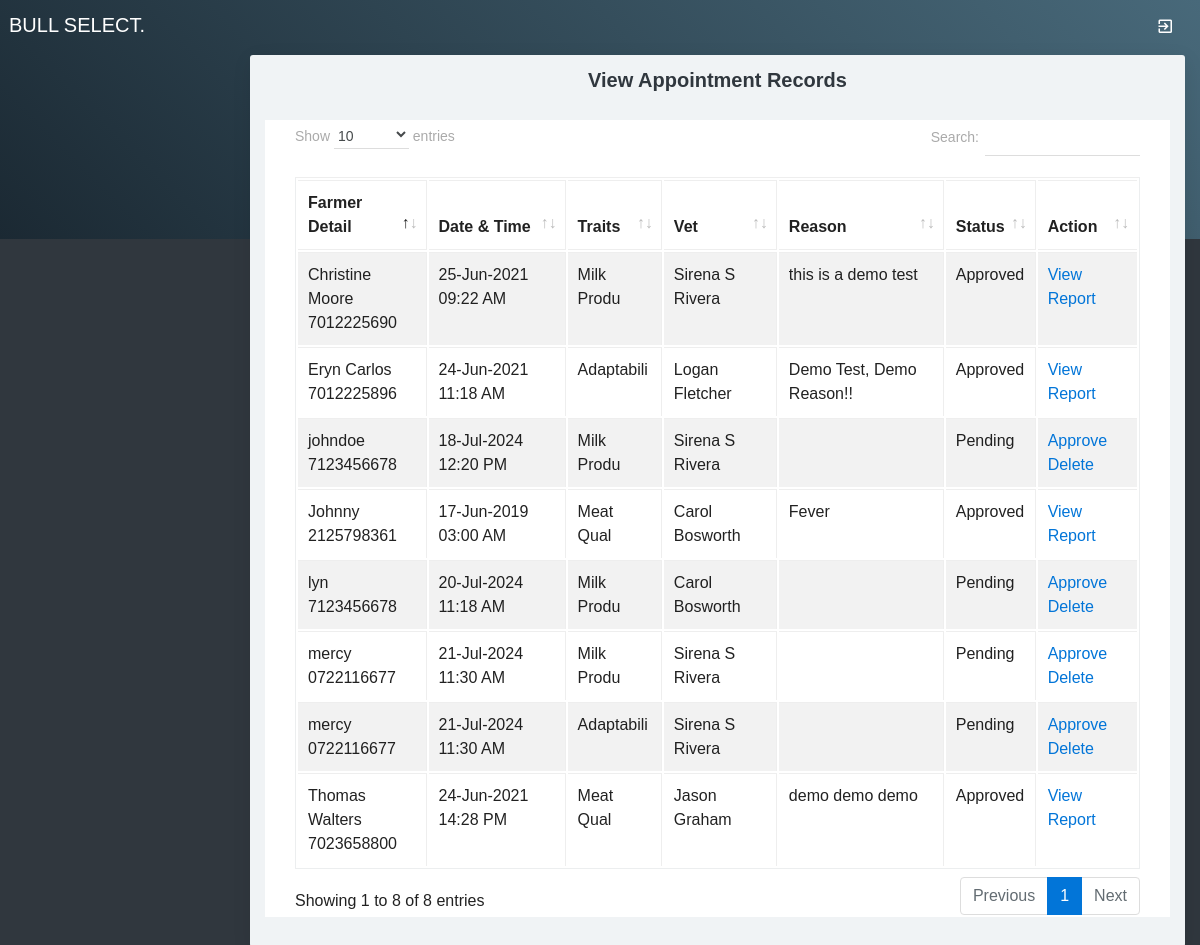
Page /viewappointment.php on the committed database.
### tables this page shows
CREATE TABLE `appointment` (
  `appointmentid` int(10) NOT NULL,
  `appointmenttype` varchar(25) NOT NULL,
  `patientid` int(10) NOT NULL,
  `appointmentdate` date NOT NULL,
  `appointmenttime` time NOT NULL,
  `doctorid` int(10) NOT NULL,
  `status` varchar(10) NOT NULL,
  `app_reason` text NOT NULL
);

CREATE TABLE `patient` (
  `patientid` int(10) NOT NULL,
  `patientname` varchar(50) NOT NULL,
  `admissiondate` date NOT NULL,
  `admissiontime` time NOT NULL,
  `address` varchar(250) NOT NULL,
  `mobileno` varchar(15) NOT NULL,
  `city` varchar(25) NOT NULL,
  `pincode` varchar(20) NOT NULL,
  `loginid` varchar(50) NOT NULL,
  `password` varchar(25) NOT NULL,
  `status` varchar(10) NOT NULL,
  `bull_id` int(11) DEFAULT NULL,
  `gender` varchar(10) NOT NULL
);

CREATE TABLE `doctor` (
  `doctorid` int(10) NOT NULL,
  `doctorname` varchar(50) NOT NULL,
  `mobileno` varchar(15) NOT NULL,
  `loginid` varchar(25) NOT NULL,
  `password` varchar(25) NOT NULL,
  `status` varchar(10) NOT NULL,
  `education` varchar(25) NOT NULL,
  `experience` float(11,1) NOT NULL,
  `consultancy_charge` float(10,2) NOT NULL,
  `city` varchar(50) NOT NULL
);

### viewappointment.php (the view, shortened to what this page needs)
<?php
include("adformheader.php");
include("dbconnection.php");
?>
<div class="container-fluid">
    <div class="block-header">
        <h2 class="text-center">View Appointment Records</h2>
    </div>
    <div class="card">
        <section class="container">
            <table class="table table-bordered table-striped table-hover js-basic-example dataTable">
                <thead>
                    <tr>
                        <th>Farmer Detail</th>
                        <th>Date & Time</th>
                        <th>Traits</th>
                        <th>Vet</th>
                        <th>Reason</th>
                        <th>Status</th>
                        <th>Action</th>
                    </tr>
                </thead>
                <tbody>
                    <?php
                    $sql = "SELECT * FROM appointment WHERE status != ''";
                    $qsql = mysqli_query($con, $sql);
                    while($rs = mysqli_fetch_array($qsql)) {
                        $sqlpat = "SELECT * FROM patient WHERE patientid='{$rs['patientid']}'";
                        $qsqlpat = mysqli_query($con, $sqlpat);
                        $rspat = mysqli_fetch_array($qsqlpat);
                        $sqldoc = "SELECT * FROM doctor WHERE doctorid='{$rs['doctorid']}'";
                        $qsqldoc = mysqli_query($con, $sqldoc);
                        $rsdoc = mysqli_fetch_array($qsqldoc);
                        echo "<tr>
                                <td>{$rspat['patientname']}<br>{$rspat['mobileno']}</td>
                                <td>" . date("d-M-Y", strtotime($rs['appointmentdate'])) . " " . date("H:i A", strtotime($rs['appointmenttime'])) . "</td>
                                <td>{$rspat['gender']}</td>
                                <td>{$rsdoc['doctorname']}</td>
                                <td>{$rs['app_reason']}</td>
                                <td>{$rs['status']}</td>
                                <td>";
                        if($rs['status'] != "Approved") {
                            if(!isset($_SESSION['patientid'])) {
                                echo "<a href='appointmentapproval.php?editid={$rs['appointmentid']}'>Approve</a><br>";
                            }
                            echo "<a href='viewappointment.php?delid={$rs['appointmentid']}'>Delete</a>";
                        } else {
                            echo "<a href='farmerreport.php?patientid={$rs['patientid']}&appointmentid={$rs['appointmentid']}'>View Report</a>";
                        }
                        echo "</td></tr>";
                    }
                    ?>
                </tbody>
            </table>
        </section>
    </div>
</div>
<?php
include("adformfooter.php");
?>

### rows in the picture
appointment: patientid.patientname "Johnny", patientid.mobileno "2125798361", appointmentdate "17-Jun-2019", appointmenttime "03:00 AM", patientid.gender "Meat Qual", doctorid.doctorname "Carol Bosworth", app_reason "Fever", status "Approved"
appointment: patientid.patientname "Christine Moore", patientid.mobileno "7012225690", appointmentdate "25-Jun-2021", appointmenttime "09:22 AM", patientid.gender "Milk Produ", doctorid.doctorname "Sirena S Rivera", app_reason "this is a demo test", status "Approved"
appointment: patientid.patientname "Thomas Walters", patientid.mobileno "7023658800", appointmentdate "24-Jun-2021", appointmenttime "14:28 PM", patientid.gender "Meat Qual", doctorid.doctorname "Jason Graham", app_reason "demo demo demo", status "Approved"
appointment: patientid.patientname "Eryn Carlos", patientid.mobileno "7012225896", appointmentdate "24-Jun-2021", appointmenttime "11:18 AM", patientid.gender "Adaptabili", doctorid.doctorname "Logan Fletcher", app_reason "Demo Test, Demo Reason!!", status "Approved"
appointment: patientid.patientname "mercy", patientid.mobileno "0722116677", appointmentdate "21-Jul-2024", appointmenttime "11:30 AM", patientid.gender "Milk Produ", doctorid.doctorname "Sirena S Rivera", status "Pending"
appointment: patientid.patientname "mercy", patientid.mobileno "0722116677", appointmentdate "21-Jul-2024", appointmenttime "11:30 AM", patientid.gender "Adaptabili", doctorid.doctorname "Sirena S Rivera", status "Pending"
appointment: patientid.patientname "lyn", patientid.mobileno "7123456678", appointmentdate "20-Jul-2024", appointmenttime "11:18 AM", patientid.gender "Milk Produ", doctorid.doctorname "Carol Bosworth", status "Pending"
appointment: patientid.patientname "johndoe", patientid.mobileno "7123456678", appointmentdate "18-Jul-2024", appointmenttime "12:20 PM", patientid.gender "Milk Produ", doctorid.doctorname "Sirena S Rivera", status "Pending"
